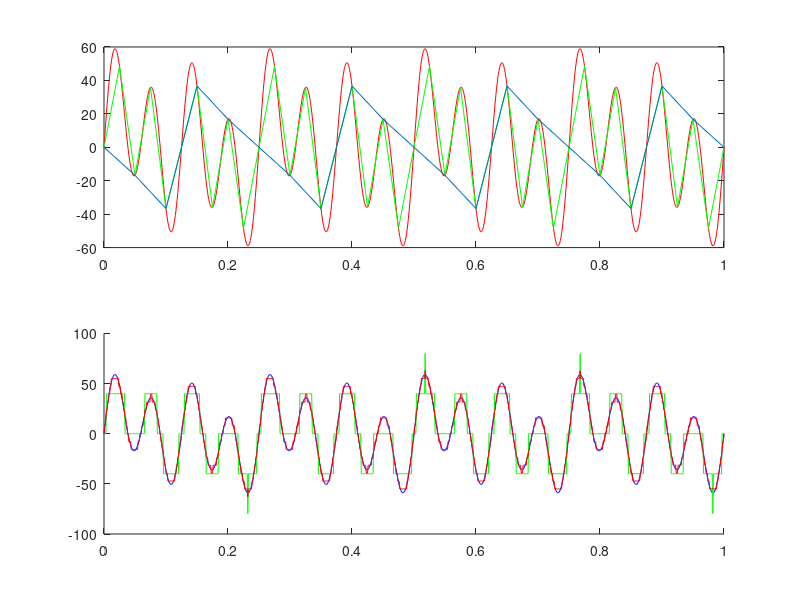

Here is the MATLAB script that generated this plot:
a1=10
a2=20
a3=40

f1=4
f2=8
f3=16

t=0:0.001:1
x=a1*sin(2*pi*f1*t)+a2*sin(2*pi*f2*t)+a3*sin(2*pi*f3*t)


fs1=40
t1=0:1/40:1
x1=a1*sin(2*pi*f1*t1)+a2*sin(2*pi*f2*t1)+a3*sin(2*pi*f3*t1)
% t1 x1

fs2=20
t2=0:1/20:1
x2=a1*sin(2*pi*f1*t2)+a2*sin(2*pi*f2*t2)+a3*sin(2*pi*f3*t2)

% fft(x,x1,x2)

subplot(2,1,1)
plot(t,x,'red')
hold on
plot(t1,x1,'g')
plot(t2,x2);
hold on
% subplot(2,1,1)
% stem(t,x);

a1=12
x1=a1*sin(2*pi*f1*t)+a2*sin(2*pi*f2*t)+a3*sin(2*pi*f3*t)
signal1=x1;
nbit1=2
level1=2.^nbit1
mn1=min(signal1)
mx1=max(signal1);
scalingFac1=(mx1-mn1)/(level1-1);
signal1=signal1/scalingFac1;
signal1=round(signal1)
signal1=signal1*scalingFac1;

%8 bit

signal2=x;
nbit2=4
level2=2.^nbit2
mn1=min(signal2)
mx1=max(signal2);
scalingFac2=(mx1-mn1)/(level2-1);
signal2=signal2/scalingFac2;
signal2=round(signal2)
signal2=signal2*scalingFac2;


subplot(2,1,2)
hold on
plot(t,x,'b')
hold on
plot(t,signal1,'g')
hold on
plot(t,signal2,'r');

max(x)
max(signal2)
% % %error
% signal=signal1-x;
% subplot(2,1,2)
% plot(t,signal,'g')

